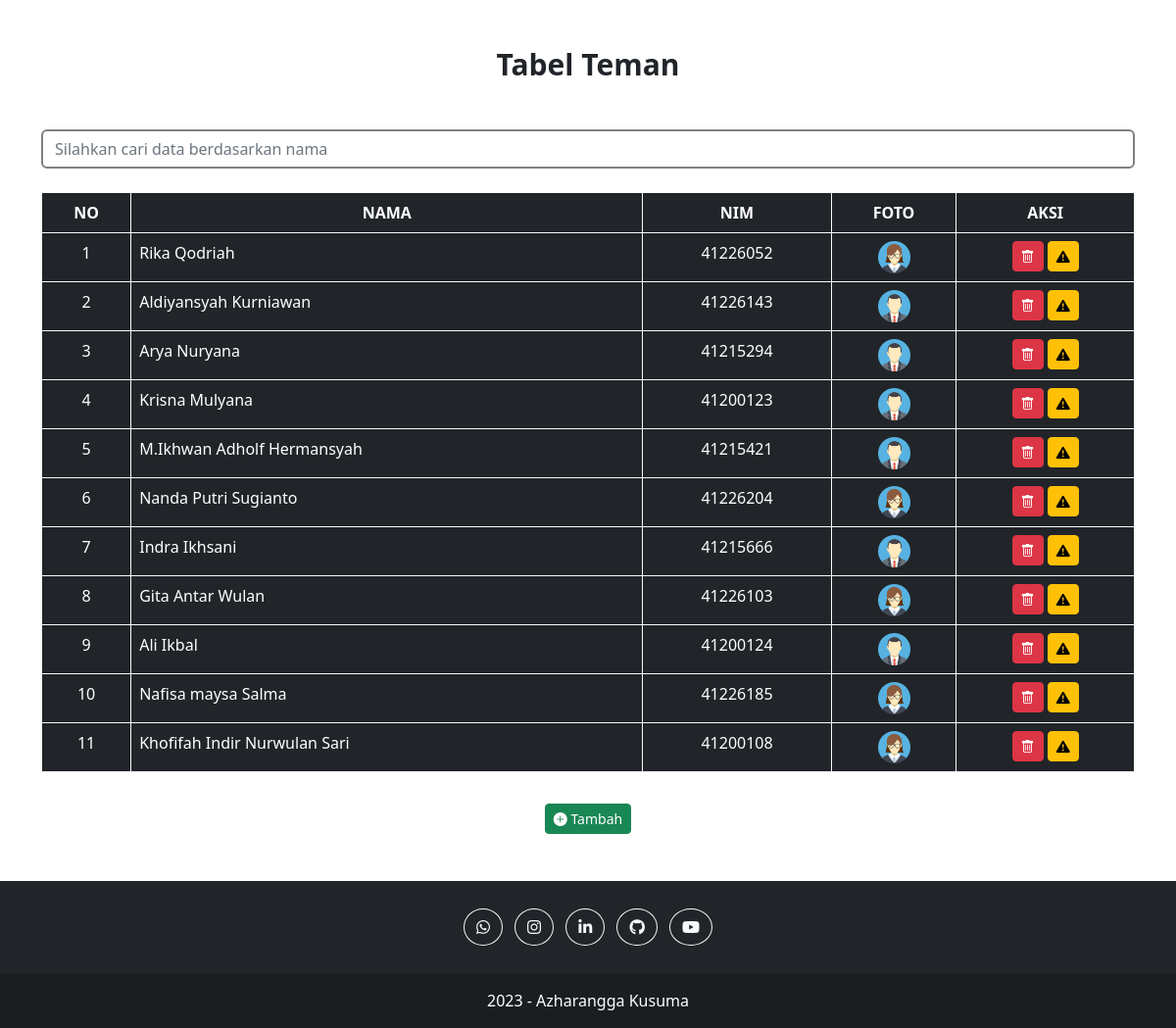
The page / on the database its author committed.
### tables this page shows
CREATE TABLE `tb_teman` (
  `id_teman` int(11) NOT NULL,
  `nim_teman` char(8) NOT NULL,
  `nama_teman` varchar(50) NOT NULL,
  `photo` varchar(200) NOT NULL
);

### index.php (the view, shortened to what this page needs)
<?php
    include "koneksi.php";
    $sql = "SELECT * FROM tb_teman";
    $dataTeman = mysqli_query($con, $sql);
?>
<!DOCTYPE html>
<html lang="en">
<head>
    <link rel="stylesheet" href="https://cdn.jsdelivr.net/npm/bootstrap@5.2.2/dist/css/bootstrap.min.css">
    <link rel="stylesheet" href="https://cdn.jsdelivr.net/npm/bootstrap-icons@1.5.0/font/bootstrap-icons.css">
    <link rel="stylesheet" href="styles/style.css">
</head>
<body>
    <div class="container">
        <h1 class="text-center mt-5">Tabel Teman</h1>
        <form method="get" action="#tabel" id="tabel">
            <input type="text" class="form-control mt-5" placeholder="Silahkan cari data berdasarkan nama" name="cari">
        </form>
        <table class="table table-dark table-hover table-bordered table-responsive border-light mt-4">
            <thead>
                <tr class="text-center">
                    <th>NO</th>
                    <th>NAMA</th>
                    <th>NIM</th>
                    <th>FOTO</th>
                    <th>AKSI</th>
                </tr>
            </thead>
            <?php
                $no = 1;
                foreach($dataTeman as $data){
            ?>
            <tbody>
                <tr>
                    <td class="text-center"><?php echo $no++ ?></td>
                    <td><?php echo $data['nama_teman']; ?></td>
                    <td class="text-center"><?php echo $data['nim_teman']; ?></td>
                    <td class="text-center"><img width="33px" src="upload/<?php echo $data['photo']; ?>" alt=""></td>
                    <td class="text-center">
                        <a href='hapus.php?id_teman="<?php echo $data['id_teman']; ?>"' class="btn btn-danger btn-sm" data-bs-toggle="modal" data-bs-target="#exampleModal"><i class="bi bi-trash"></i></a>
                        <a href='hapus.php?id_teman="<?php echo $data['id_teman']; ?>"' class="btn btn-warning btn-sm" data-bs-toggle="modal" data-bs-target="#exampleModal"><i class="bi bi-exclamation-triangle-fill"></i></a>
                    </td>
                </tr>
            </tbody>
            <?php
                }
            ?>
        </table>
        <div class="text-center">
            <a href="tambah.php" class="btn btn-success btn-sm mt-3 mb-5"><i class="bi bi-plus-circle-fill"></i> Tambah</a>
        </div>
    </div>
    <footer class="bg-dark text-center text-white" id="kontak">
        <div class="container p-4 pb-0">
            <section class="mb-4">
                <a class="btn btn-outline-light btn-floating m-1 rounded-circle" href="https://wa.me/+62895364527280" role="button" target="_blank"><i class="fab fa-whatsapp"></i></a>
                <a class="btn btn-outline-light btn-floating m-1 rounded-circle" href="https://instagram.com/azharangga_kusuma" role="button" target="_blank"><i class="fab fa-instagram"></i></a>
                <a class="btn btn-outline-light btn-floating m-1 rounded-circle" href="https://www.linkedin.com/in/azharangga-kusuma-9a30911a0" role="button" target="_blank"><i class="fab fa-linkedin-in"></i></a>
                <a class="btn btn-outline-light btn-floating m-1 rounded-circle" href="https://www.github.com/azharanggakusuma" role="button" target="_blank"><i class="fab fa-github"></i></a>
                <a class="btn btn-outline-light btn-floating m-1 rounded-circle" href="https://youtube.com/channel/UCnKjszzhKbvQ9zqbo9kKjpg" role="button" target="_blank"><i class="fab fa-youtube"></i></a>
            </section>
        </div>
        <div class="text-center p-3" style="background-color: rgba(0, 0, 0, 0.2);">
            <?php echo date('Y'); ?> - <a class="text-white" style="text-decoration: none;" href="#">Azharangga Kusuma</a>
        </div>
    </footer>
</body>
</html>

### styles/style.css (style rules this page uses)
body { font-family: system-ui,'Open Sans', 'Poppins'; }
h1 { font-size: 30px; font-weight: bold; }
a { color: white; text-decoration: none; }
table { width: 100%; }
input[type=text] { border: 2px solid grey; }

### rows shown on the page
tb_teman: nama_teman "Rika Qodriah", nim_teman "41226052", photo (picture)
tb_teman: nama_teman "Aldiyansyah Kurniawan", nim_teman "41226143", photo (picture)
tb_teman: nama_teman "Arya Nuryana", nim_teman "41215294", photo (picture)
tb_teman: nama_teman "Krisna Mulyana", nim_teman "41200123", photo (picture)
tb_teman: nama_teman "M.Ikhwan Adholf Hermansyah", nim_teman "41215421", photo (picture)
tb_teman: nama_teman "Nanda Putri Sugianto", nim_teman "41226204", photo (picture)
tb_teman: nama_teman "Indra Ikhsani", nim_teman "41215666", photo (picture)
tb_teman: nama_teman "Gita Antar Wulan", nim_teman "41226103", photo (picture)
tb_teman: nama_teman "Ali Ikbal", nim_teman "41200124", photo (picture)
tb_teman: nama_teman "Nafisa maysa Salma", nim_teman "41226185", photo (picture)
tb_teman: nama_teman "Khofifah Indir Nurwulan Sari", nim_teman "41200108", photo (picture)
